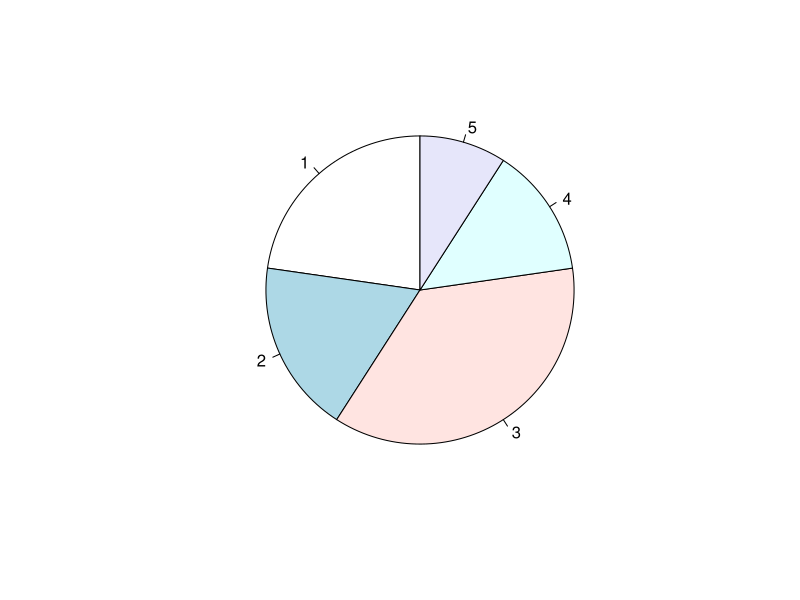

Here is the R script that generated this plot:
#THIS FILE WAS FOR TESTING PURPOSES ONLY

#print("Hello World!")

#variables practice
# name <- "Ashlee"
# age <- 25

# print(name)
# print(age)

#paste() practice doesn't work in VS code
# text <- "awesome"

# paste("R is", text)

#creating a dataframe
# data_frame <- data.frame(
#     person = c("Matthew", "Mark", "Luke"),
#     fruit_fav = c("bananas", "apples", "cherries")
# )

# summary(data_frame)

#plots

# plot(5, 5)
# plot(1:10, type = "1") type doesn't work?

#pie charts
x <- c(25, 20, 40, 15, 10)
pie(x, init.angle = 90)